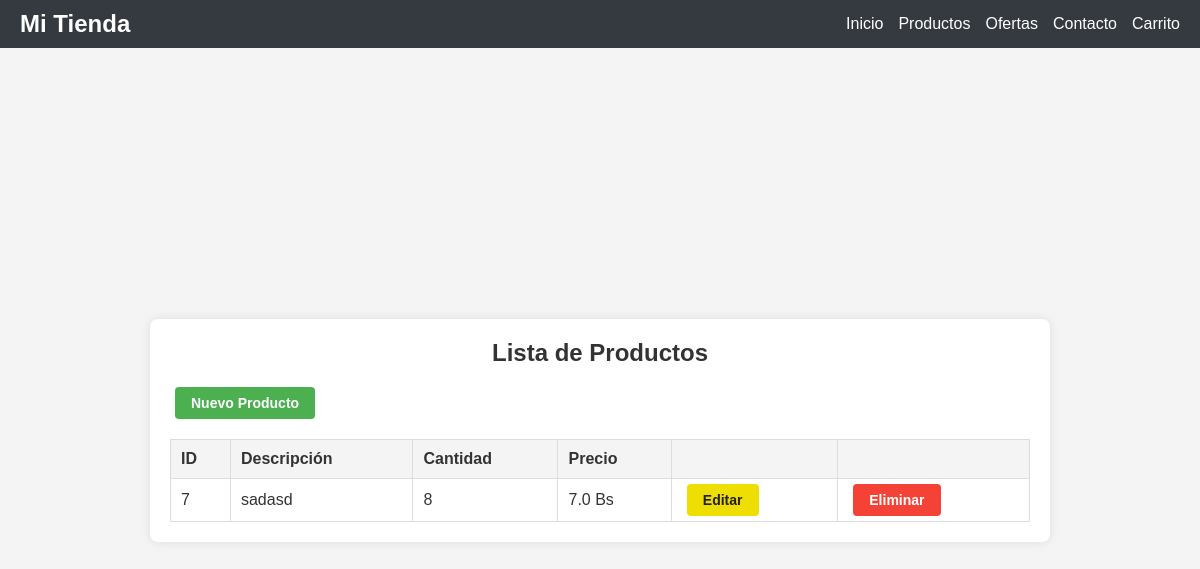
Before: /productos with the older database file.
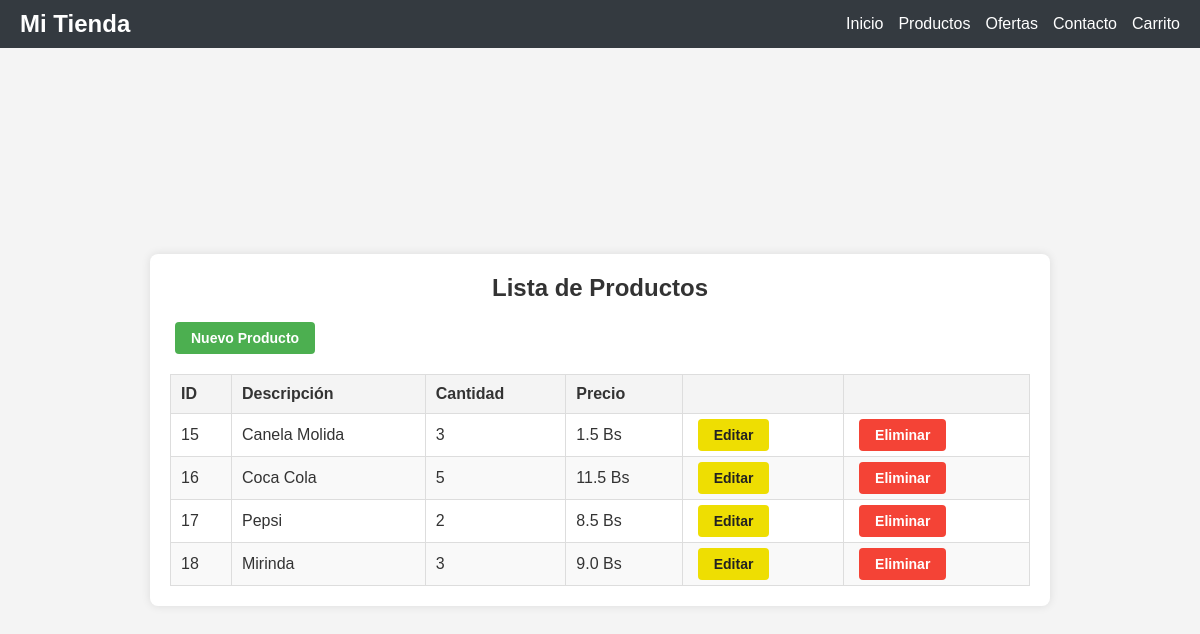
After: the same page with the newer database file.
### tables this page shows
CREATE TABLE productos(
        id_pro integer  PRIMARY KEY AUTOINCREMENT,
        descripcion  text not null,
        cantidad  integer not null,
        precio  real not null
    );

### app.py (the view)
@app.route('/productos')
def productos():
    productos=mostrar_pro()
    return  render_template('productos.html',productos=productos)

### app.py (called while the page is built)
def mostrar_pro():
    conexionBD =  sqlite3.connect('almacen.db')
    cursor = conexionBD.cursor()
    cursor.execute("SELECT * FROM productos")
    datos_pro = cursor.fetchall()
    producto_env=[]
    for item in datos_pro:
        producto_capt = {
            'id_pro':item[0],
            'descripcion':item[1],
            'cantidad':item[2],
            'precio':item[3]
        }
        producto_env.append(producto_capt)
    conexionBD.close()
    return producto_env

### templates/productos.html (shortened to what this page needs)
<!DOCTYPE html>
<html lang="es">
<head>
    <link rel="stylesheet" href="../static/css/styles_pro.css">
    <link rel="stylesheet" href="../static/css/styles.css">
</head>
<body>
    {%include 'menu.html'%}
    <div class="container">
        <h2 class="table-title">Lista de Productos</h2>
        <div class="new-product-btn">
            <a href="{{url_for('nuevo_producto')}}" class="btn new-btn">Nuevo Producto</a>
        </div>
        <table class="product-table">
            <thead>
                <tr>
                    <th>ID</th>
                    <th>Descripción</th>
                    <th>Cantidad</th>
                    <th>Precio</th>
                    <th></th>
                    <th></th>
                </tr>
            </thead>
            <tbody>
                {%for item  in productos%}
                <tr>
                    <td>{{item.id_pro}}</td>
                    <td>{{item.descripcion}}</td>
                    <td>{{item.cantidad}}</td>
                    <td>{{item.precio}} Bs</td>
                    <td>
                        <a href="/capturar_producto/{{item['id_pro']}}" class="btn edit-btn">Editar</a>
                    </td>
                    <td>
                        <a href="/eliminar/{{item['id_pro']}}" class="btn delete-btn">Eliminar</a>
                    </td>
                </tr>
                {%endfor%}
            </tbody>
        </table>
    </div>
</body>
</html>

### templates/menu.html
<nav class="navbar">
    <div class="navbar-container">
        <a class="navbar-brand" href="#">Mi Tienda</a>
        <ul class="navbar-menu">
            <li><a href="{{url_for('index')}}">Inicio</a></li>
            <li><a href="{{url_for('productos')}}">Productos</a></li>
            <li><a href="#">Ofertas</a></li>
            <li><a href="#">Contacto</a></li>
            <li><a href="#">Carrito</a></li>
        </ul>
    </div>
</nav>

### static/css/styles_pro.css (style rules this page uses)
body { font-family: Arial, sans-serif; background-color: #f4f4f4; margin: 0; padding: 0; display: flex; justify-content: center; align-items: center; height: 100vh; }
.container { width: 80%; max-width: 900px; margin: 0 auto; padding: 20px; background-color: #fff; border-radius: 8px; box-shadow: 0 0 10px rgba(0, 0, 0, 0.1); text-align: center; }
.table-title { font-size: 24px; margin-bottom: 20px; color: #333; }
.new-product-btn { margin-bottom: 20px; text-align: left; }
.new-btn { background-color: #007bff; color: white; padding: 10px 20px; border: none; border-radius: 5px; cursor: pointer; }
.product-table { width: 100%; border-collapse: collapse; table-layout: auto; margin-top: 20px; }
.product-table th, .product-table td { border: 1px solid #ddd; padding: 10px; text-align: left; word-wrap: break-word; }
.product-table th { background-color: #f4f4f4; font-weight: bold; }
.product-table tr:nth-child(even) { background-color: #f9f9f9; }
.edit-btn { background-color: #ffc107; color: rgb(26, 25, 25); }
.delete-btn { background-color: #dc3545; color: white; }
.product-table td { padding: 5px 10px; }
a.btn { display: inline-block; padding: 10px 20px; font-size: 14px; background-color: #4CAF50; color: white; text-align: center; text-decoration: none; border-radius: 4px; transition: background-color 0.3s; }
a.btn { display: inline-block; padding: 8px 16px; font-size: 14px; text-align: center; text-decoration: none; border-radius: 4px; margin: 0 5px; transition: background-color 0.3s; }
a.edit-btn { background-color: #eede02; color: rgb(34, 34, 34); }
a.delete-btn { background-color: #f44336; color: white; }

### static/css/styles.css (style rules this page uses)
* { margin: 0; padding: 0; box-sizing: border-box; font-family: Arial, sans-serif; }
body { background-color: #f4f4f4; color: #333; }
.navbar { background-color: #343a40; padding: 10px 0; position: fixed; top: 0; width: 100%; z-index: 1000; }
.container { margin-top: 60px; }
.navbar-container { display: flex; justify-content: space-between; align-items: center; max-width: 1200px; margin: auto; padding: 0 20px; }
.navbar-brand { color: #ffffff; font-size: 1.5rem; font-weight: bold; text-decoration: none; }
.navbar-menu { list-style: none; display: flex; gap: 15px; }
.navbar-menu a { color: #ffffff; text-decoration: none; font-weight: 500; transition: color 0.3s; }
.btn { padding: 10px 20px; background-color: #28a745; color: #ffffff; font-size: 1rem; font-weight: bold; text-decoration: none; border-radius: 5px; transition: background-color 0.3s; }
body, html { height: 100%; margin: 0; }

Changed rows visible on the page:
removed productos: id_pro "7", descripcion "sadasd", cantidad "8", precio "7.0"
added productos: id_pro "15", descripcion "Canela Molida", cantidad "3", precio "1.5"
added productos: id_pro "16", descripcion "Coca Cola", cantidad "5", precio "11.5"
added productos: id_pro "17", descripcion "Pepsi", cantidad "2", precio "8.5"
added productos: id_pro "18", descripcion "Mirinda", cantidad "3", precio "9.0"
